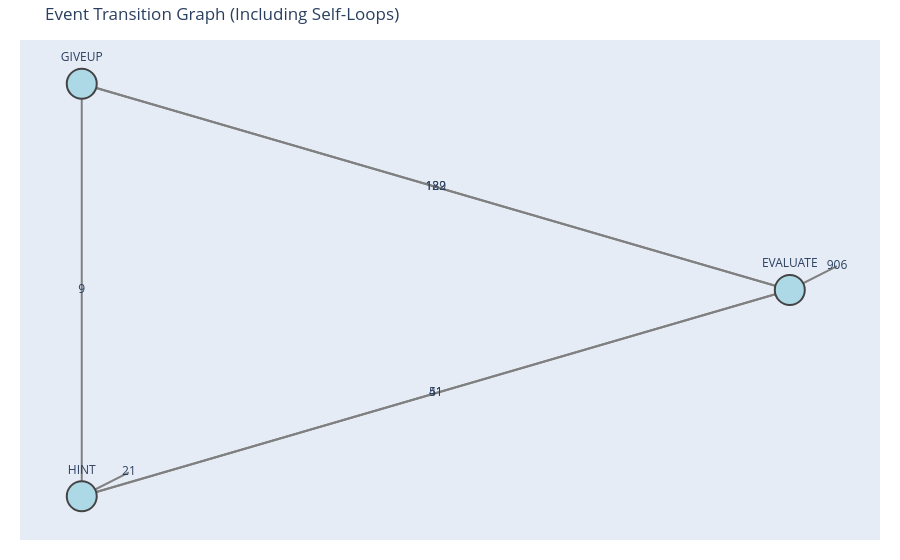

Source (notebook cell):
### Code cell
import networkx as nx
import plotly.graph_objects as go
from collections import defaultdict


# --- Count transitions including self-loops ---
transition_counts = defaultdict(int)
for flow in event_flows.values():
    for i in range(len(flow)-1):
        start, end = flow[i], flow[i+1]
        transition_counts[(start, end)] += 1

# --- Build graph ---
G = nx.DiGraph()
for (start, end), count in transition_counts.items():
    G.add_node(start)
    G.add_node(end)
    G.add_edge(start, end, weight=count)

# --- Layout: circular for clarity ---
pos = nx.circular_layout(G)

# --- Prepare edges for Plotly ---
edge_x, edge_y = [], []
edge_text_x, edge_text_y, edge_text = [], [], []

for u, v, d in G.edges(data=True):
    x0, y0 = pos[u]
    x1, y1 = pos[v]
    
    if u == v:  # self-loop: draw a small curve
        offset = 0.1
        edge_x += [x0, x0+offset, x0, None]
        edge_y += [y0, y0+offset, y0, None]
        edge_text_x.append(x0 + offset)
        edge_text_y.append(y0 + offset)
    else:
        edge_x += [x0, x1, None]
        edge_y += [y0, y1, None]
        edge_text_x.append((x0+x1)/2)
        edge_text_y.append((y0+y1)/2)
    
    edge_text.append(str(d['weight']))

edge_trace = go.Scatter(
    x=edge_x, y=edge_y,
    line=dict(width=2, color='gray'),
    hoverinfo='none',
    mode='lines'
)

# --- Edge labels ---
edge_labels_trace = go.Scatter(
    x=edge_text_x, y=edge_text_y,
    text=edge_text,
    mode='text',
    textposition='middle center',
    hoverinfo='none'
)

# --- Nodes ---
node_x, node_y, node_text = [], [], []
for n in G.nodes():
    x, y = pos[n]
    node_x.append(x)
    node_y.append(y)
    node_text.append(n)

node_trace = go.Scatter(
    x=node_x, y=node_y,
    mode='markers+text',
    text=[n for n in G.nodes()],
    textposition='top center',
    marker=dict(size=30, color='lightblue', line_width=2),
    hovertext=node_text,
    hoverinfo='text'
)

# --- Plot ---
fig = go.Figure(data=[edge_trace, edge_labels_trace, node_trace])
fig.update_layout(
    title="Event Transition Graph (Including Self-Loops)",
    showlegend=False,
    margin=dict(l=20, r=20, t=40, b=20),
    xaxis=dict(showgrid=False, zeroline=False, showticklabels=False),
    yaxis=dict(showgrid=False, zeroline=False, showticklabels=False)
)
fig.show()

### Figure 1 — Plotly figure (JSON) as saved in the notebook; plotly's stock layout.template omitted (floating-point values rounded to 4 significant figures)
{"data": [{"hoverinfo": "none", "line": {"color": "gray", "width": 2}, "mode": "lines", "type": "scatter", "x": [1, 1.1, 1, null, 1, -0.5, null, 1, -0.5, null, -0.5, 1, null, -0.5, -0.5, null, -0.5, 1, null, -0.5, -0.4, -0.5, null], "y": [1.987e-08, 0.1, 1.987e-08, null, 1.987e-08, 0.866, null, 1.987e-08, -0.866, null, 0.866, 1.987e-08, null, 0.866, -0.866, null, -0.866, 1.987e-08, null, -0.866, -0.766, -0.866, null]}, {"hoverinfo": "none", "mode": "text", "text": ["906", "189", "41", "122", "9", "51", "21"], "textposition": "middle center", "type": "scatter", "x": [1.1, 0.25, 0.25, 0.25, -0.5, 0.25, -0.4], "y": [0.1, 0.433, -0.433, 0.433, -9.934e-09, -0.433, -0.766]}, {"hoverinfo": "text", "hovertext": ["EVALUATE", "GIVEUP", "HINT"], "marker": {"color": "lightblue", "line": {"width": 2}, "size": 30}, "mode": "markers+text", "text": ["EVALUATE", "GIVEUP", "HINT"], "textposition": "top center", "type": "scatter", "x": [1, -0.5, -0.5], "y": [1.987e-08, 0.866, -0.866]}], "layout": {"margin": {"b": 20, "l": 20, "r": 20, "t": 40}, "showlegend": false, "title": {"text": "Event Transition Graph (Including Self-Loops)"}, "xaxis": {"showgrid": false, "showticklabels": false, "zeroline": false}, "yaxis": {"showgrid": false, "showticklabels": false, "zeroline": false}}}
